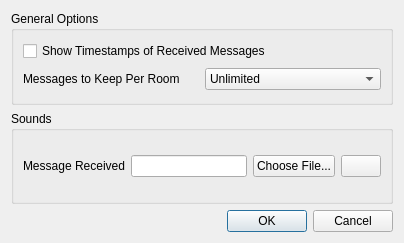
<?xml version="1.0" encoding="UTF-8"?>
<ui version="4.0">
 <class>OptionsDialog</class>
 <widget class="QDialog" name="OptionsDialog">
  <property name="geometry">
   <rect>
    <x>0</x>
    <y>0</y>
    <width>404</width>
    <height>243</height>
   </rect>
  </property>
  <property name="windowTitle">
   <string>Options</string>
  </property>
  <property name="windowIcon">
   <iconset resource="../resources/icons.qrc">
    <normaloff>:/img/icons/wrench.png</normaloff>:/img/icons/wrench.png</iconset>
  </property>
  <layout class="QVBoxLayout" name="verticalLayout_4" stretch="10,0">
   <item>
    <layout class="QVBoxLayout" name="verticalLayout_3">
     <item>
      <widget class="QGroupBox" name="gb_general">
       <property name="title">
        <string>General Options</string>
       </property>
       <layout class="QVBoxLayout" name="verticalLayout">
        <item>
         <widget class="QCheckBox" name="cb_show_timestamps">
          <property name="text">
           <string>Show Timestamps of Received Messages</string>
          </property>
         </widget>
        </item>
        <item>
         <layout class="QHBoxLayout" name="hbox_keep">
          <item>
           <widget class="QLabel" name="label">
            <property name="toolTip">
             <string>Number of messages that will be kept in a window. Reduce number to reduce memory usage.</string>
            </property>
            <property name="statusTip">
             <string>Number of messages that will be kept in a window. Reduce number to reduce memory usage.</string>
            </property>
            <property name="text">
             <string>Messages to Keep Per Room</string>
            </property>
            <property name="buddy">
             <cstring>cb_message_limit</cstring>
            </property>
           </widget>
          </item>
          <item>
           <widget class="QComboBox" name="cb_message_limit">
            <property name="toolTip">
             <string>Number of messages that will be kept in a window. Reduce number to reduce memory usage.</string>
            </property>
            <property name="statusTip">
             <string>Number of messages that will be kept in a window. Reduce number to reduce memory usage.</string>
            </property>
            <item>
             <property name="text">
              <string>Unlimited</string>
             </property>
            </item>
            <item>
             <property name="text">
              <string>1000</string>
             </property>
            </item>
            <item>
             <property name="text">
              <string>500</string>
             </property>
            </item>
            <item>
             <property name="text">
              <string>100</string>
             </property>
            </item>
           </widget>
          </item>
         </layout>
        </item>
       </layout>
      </widget>
     </item>
     <item>
      <widget class="QGroupBox" name="groupBox">
       <property name="title">
        <string>Sounds</string>
       </property>
       <layout class="QVBoxLayout" name="verticalLayout_2">
        <item>
         <layout class="QHBoxLayout" name="horizontalLayout_2">
          <item>
           <widget class="QLabel" name="lbl_sound_msg_received">
            <property name="toolTip">
             <string>Choose a wave file to play when messages are received</string>
            </property>
            <property name="text">
             <string>Message Received</string>
            </property>
            <property name="buddy">
             <cstring>le_sound_msg_received</cstring>
            </property>
           </widget>
          </item>
          <item>
           <widget class="QLineEdit" name="le_sound_msg_received"/>
          </item>
          <item>
           <widget class="QPushButton" name="btn_sound_msg_received">
            <property name="text">
             <string>Choose File...</string>
            </property>
           </widget>
          </item>
          <item>
           <widget class="QPushButton" name="btn_test_sound_msg_received">
            <property name="text">
             <string/>
            </property>
            <property name="icon">
             <iconset resource="../resources/icons.qrc">
              <normaloff>:/img/icons/sound.png</normaloff>:/img/icons/sound.png</iconset>
            </property>
           </widget>
          </item>
         </layout>
        </item>
       </layout>
      </widget>
     </item>
    </layout>
   </item>
   <item>
    <layout class="QHBoxLayout" name="horizontalLayout" stretch="10,0">
     <item>
      <spacer name="horizontalSpacer">
       <property name="orientation">
        <enum>Qt::Horizontal</enum>
       </property>
       <property name="sizeHint" stdset="0">
        <size>
         <width>40</width>
         <height>20</height>
        </size>
       </property>
      </spacer>
     </item>
     <item>
      <widget class="QDialogButtonBox" name="buttonBox">
       <property name="orientation">
        <enum>Qt::Horizontal</enum>
       </property>
       <property name="standardButtons">
        <set>QDialogButtonBox::Cancel|QDialogButtonBox::Ok</set>
       </property>
      </widget>
     </item>
    </layout>
   </item>
  </layout>
 </widget>
 <resources>
  <include location="../resources/icons.qrc"/>
 </resources>
 <connections>
  <connection>
   <sender>buttonBox</sender>
   <signal>accepted()</signal>
   <receiver>OptionsDialog</receiver>
   <slot>accept()</slot>
   <hints>
    <hint type="sourcelabel">
     <x>393</x>
     <y>232</y>
    </hint>
    <hint type="destinationlabel">
     <x>157</x>
     <y>242</y>
    </hint>
   </hints>
  </connection>
  <connection>
   <sender>buttonBox</sender>
   <signal>rejected()</signal>
   <receiver>OptionsDialog</receiver>
   <slot>reject()</slot>
   <hints>
    <hint type="sourcelabel">
     <x>393</x>
     <y>232</y>
    </hint>
    <hint type="destinationlabel">
     <x>286</x>
     <y>242</y>
    </hint>
   </hints>
  </connection>
 </connections>
</ui>
